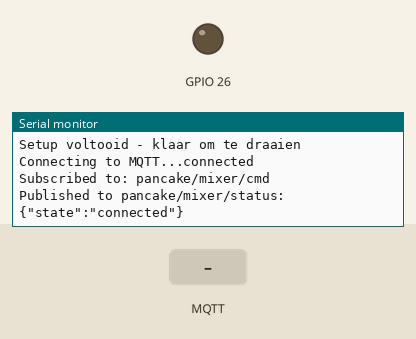
Bench run of a program on a simulated ESP32. Parts: output pins drawn as LEDs (lit = HIGH), the last lines printed to the serial monitor. Inputs (shaded band) come from the test bench. WiFi joins after 1.5 s; servers stay silent unless stated; random numbers use the default seed unless the program sets one; no MQTT or app messages arrive unless stated.

Above: at 4.7 s.
4.8 s: MQTT message "+ deviceName +" arrives on the first subscribed topic
At 5.3 s:
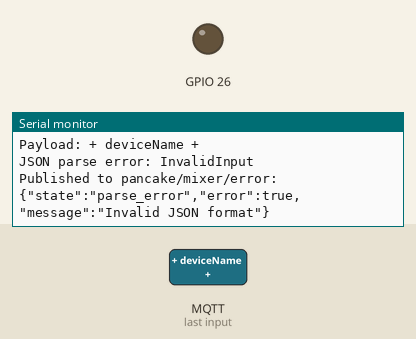
6.3 s: MQTT message "ok" arrives on the first subscribed topic
At 7.5 s:
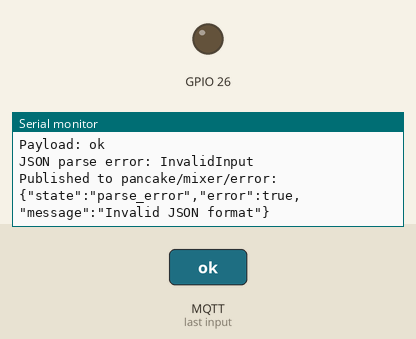
7.8 s: MQTT message "start" arrives on the first subscribed topic
At 8.6 s:
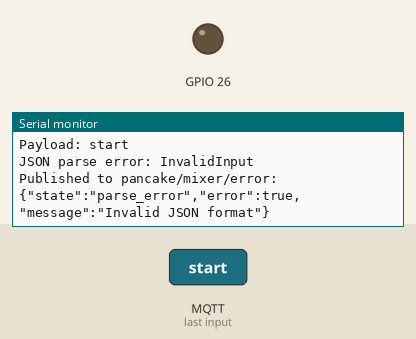

The program:

main.cpp
```cpp
#include <WiFi.h>
#include <PubSubClient.h>
#include <ArduinoJson.h>
#include "MQTTManager.h"
#include "DeviceFunction.h"
#include "config.h"

DeviceFunction mixer("Mixer", 26, 5);

MQTTManager mqttManager(
    MQTT_SERVER, MQTT_PORT,
    WIFI_SSID, WIFI_PASSWORD,
    mixer
);

void setup() {
    mqttManager.begin();
    Serial.println("Setup voltooid - klaar om te draaien");
}

void loop() {
    mqttManager.loop();

    // delay voor stabiliteit
    delay(10);
}
```

DeviceFunction.cpp
```cpp
#include "DeviceFunction.h"

DeviceFunction::DeviceFunction(String name, int motor,int stateDoneReq) {
    deviceName = name;
    motorPin = motor;
    stateDone = stateDoneReq;
    isRunning = false;

    // Configureer pins
    if (motorPin != -1) {
        pinMode(motorPin, OUTPUT);
        digitalWrite(motorPin, LOW);
    }
}

DeviceFunction::~DeviceFunction() {
    if (motorPin != -1) digitalWrite(motorPin, LOW);
}

// Run Methode voor device
void DeviceFunction::execute() {
    Serial.println("\n=== " + deviceName + " Uitvoeren ===");
    if (motorPin == -1) {
        Serial.println("FOUT: Motor pin niet geconfigureerd!");
        return;
    }

    // Run DC motor
    isRunning = true;
    Serial.println("Motor AAN (pin " + String(motorPin) + ")");
    digitalWrite(motorPin, HIGH);

    delay(2000); // Mix voor opgegeven duur (standaard 2 seconden)

    // Zet uit
    digitalWrite(motorPin, LOW);
    isRunning = false;
    Serial.println(deviceName + " klaar!");
    Serial.println("===================\n");
}

// Getters
String DeviceFunction::getDeviceName() {
    return deviceName;
}
int DeviceFunction::getStateDone() {
    return stateDone;
}
```

DeviceFunction.h
```cpp
#ifndef DEVICE_FUNCTION_H
#define DEVICE_FUNCTION_H

#include <Arduino.h>

class DeviceFunction {
private:
    // I/O ports
    int motorPin;
    // custom name device (defined in custructor)
    String deviceName;
    bool isRunning = false;
    int stateDone ;
public:
    DeviceFunction(String name, int motorPin,int stateDoneReq);
    ~DeviceFunction();
    void execute();// with I/O ports

    // getters
    String getDeviceName();
    int getStateDone();
};
#endif
```

MQTTManager.cpp
```cpp
#include "MQTTManager.h"

MQTTManager::MQTTManager(const char* server, int port,
                         const char* wifiSSID, const char* wifiPassword,
                         DeviceFunction& device)
    : mqtt_server(server),
      mqtt_port(port),
      ssid(wifiSSID),
      password(wifiPassword),
      device(&device),
      stateDone(0),
      mixerDone(false),
      currentStatus("idle"),
      lastUpdate(0),
      updateInterval(3000),
      client(espClient) {
}

void MQTTManager::setup_wifi(){
    delay(10);
    Serial.println();
    Serial.print("Verbinden met WiFi: ");
    Serial.println(ssid);

    WiFi.begin(ssid, password);

    while (WiFi.status() != WL_CONNECTED) {
        delay(500);
        Serial.print(".");
    }

    Serial.println("");
    Serial.println("WiFi verbonden");
    Serial.print("IP adres: ");
    Serial.println(WiFi.localIP());
}

void MQTTManager::reconnect() {
    // Loop until we're reconnected
    while (!client.connected()) {
        Serial.print("Connecting to MQTT...");
        // Create client ID based on device name
        clientId = device->getDeviceName();
        clientId += String(random(0xffff), HEX);

        if (client.connect(clientId.c_str())) {
            Serial.println("connected");

            // Subscribe to command topic
            if (client.subscribe(MQTT_CMD_TOPIC)) {
                Serial.println("Subscribed to: " + String(MQTT_CMD_TOPIC));
            } else {
                Serial.println("Subscription failed!");
            }

            // Publish initial connected state
            publishJSON(MQTT_STATUS_TOPIC, "connected");
        } else {
            Serial.print("failed, rc=");
            Serial.print(client.state());
            Serial.println(" try again in 5 seconds");
            delay(5000);
        }
    }
}

void MQTTManager::publishJSON(const char* topic, const char* state, const char* message, bool isError) {
    StaticJsonDocument<256> doc;
    char payload[256];

    if (isError) {
        // Error format: {"state":"state_value","error":true/false,"message":"detail"}
        doc["state"] = state;
        doc["error"] = (strcmp(state, "ok") != 0);
        if (message != nullptr) {
            doc["message"] = message;
        }
    } else {
        // State format: {"state":"state_value"}
        doc["state"] = state;
        if (message != nullptr) {
            doc["message"] = message;
        }
    }

    size_t len = serializeJson(doc, payload, sizeof(payload));

    if (client.publish(topic, payload, len)) {
        Serial.print("Published to ");
        Serial.print(topic);
        Serial.print(": ");
        Serial.println(payload);
    } else {
        Serial.println("Publish failed!");
    }
}

void MQTTManager::parseCommand(const char* payload, size_t length) {
    StaticJsonDocument<256> doc;
    DeserializationError error = deserializeJson(doc, payload, length);

    if (error) {
        Serial.print("JSON parse error: ");
        Serial.println(error.f_str());
        publishJSON(MQTT_ERROR_TOPIC, "parse_error", "Invalid JSON format", true);
        return;
    }

    // Extract command from JSON
    const char* cmd = doc["cmd"];
    if (cmd == nullptr) {
        Serial.println("No 'cmd' field in JSON");
        publishJSON(MQTT_ERROR_TOPIC, "invalid_cmd", "Missing cmd field", true);
        return;
    }

    Serial.print("Received command: ");
    Serial.println(cmd);

    // Handle different commands
    if (strcmp(cmd, "start") == 0) {
        currentStatus = "starting";
        publishJSON(MQTT_STATE_TOPIC, currentStatus.c_str());
        executeMixer();
    }
    else if (strcmp(cmd, "stop") == 0) {
        currentStatus = "stopped";
        publishJSON(MQTT_STATE_TOPIC, currentStatus.c_str());
    }
    else if (strcmp(cmd, "status") == 0) {
        publishJSON(MQTT_STATE_TOPIC, currentStatus.c_str());
    }
    else {
        Serial.print("Unknown command: ");
        Serial.println(cmd);
        publishJSON(MQTT_ERROR_TOPIC, "unknown_cmd", cmd, true);
    }
}

void MQTTManager::callback(char* topic, byte* payload, unsigned int length) {
    Serial.print("Message arrived [");
    Serial.print(topic);
    Serial.println("]");

    // Convert payload to string for parsing
    char payloadBuffer[256];
    if (length >= sizeof(payloadBuffer)) {
        Serial.println("Payload too large!");
        return;
    }

    memcpy(payloadBuffer, payload, length);
    payloadBuffer[length] = '\0';

    Serial.print("Payload: ");
    Serial.println(payloadBuffer);

    // Check if message is for command topic
    if (String(topic) == MQTT_CMD_TOPIC) {
        parseCommand(payloadBuffer, length);
    }
}

void MQTTManager::executeMixer() {
    Serial.print("Executing mixer: ");
    Serial.println(device->getDeviceName());

    currentStatus = "mixing";
    publishJSON(MQTT_STATE_TOPIC, "mixing");

    // Execute device
    device->execute();

    delay(1000); // Simulate mixing time

    // Publish done state
    currentStatus = "done";
    stateDone = device->getStateDone() + 1;

    publishJSON(MQTT_STATE_TOPIC, "done");
    Serial.println("Mixer execution completed!");
}

void MQTTManager::simulateProcess() {
    // Simple simulation - you can remove this if not needed
    if (millis() - lastUpdate > updateInterval) {
        lastUpdate = millis();
        // Periodically publish current state
        if (currentStatus != "idle" && currentStatus != "done") {
            publishJSON(MQTT_STATE_TOPIC, currentStatus.c_str());
        }
    }
}

void MQTTManager::begin() {
    Serial.begin(115200);
    delay(1000);
    Serial.println("\n=== MQTT Manager Start ===");

    setup_wifi();

    client.setServer(mqtt_server, mqtt_port);

    // Gebruik lambda voor callback om instance methods te kunnen aanroepen
    client.setCallback([this](char* topic, byte* payload, unsigned int length) {
        this->callback(topic, payload, length);
    });

    delay(1000);
}

void MQTTManager::loop() {
    if (!client.connected()) {
        reconnect();
    }
    client.loop();

    simulateProcess();
}
```

MQTTManager.h
```cpp
#ifndef MQTT_MANAGER_H
#define MQTT_MANAGER_H

#include <Arduino.h>
#include <WiFi.h>
#include <PubSubClient.h>
#include <ArduinoJson.h>
#include "DeviceFunction.h"

// MQTT Topic definitions - matching PSOC6 pattern
#define MQTT_CMD_TOPIC                "pancake/mixer/cmd"
#define MQTT_STATE_TOPIC              "pancake/mixer/state"
#define MQTT_ERROR_TOPIC              "pancake/mixer/error"
#define MQTT_STATUS_TOPIC             "pancake/mixer/status"

class MQTTManager {
private:
    // MQTT settings
    const char* mqtt_server;
    const int mqtt_port;

    // WiFi credentials
    const char* ssid;
    const char* password;

    // State variables
    int stateDone;
    bool mixerDone;
    String currentStatus;
    String clientId;

    // Timing
    unsigned long lastUpdate;
    const unsigned long updateInterval;

    // Clients
    WiFiClient espClient;
    PubSubClient client;

    // Device
    DeviceFunction* device;

    // Private methods
    void setup_wifi();
    void callback(char* topic, byte* payload, unsigned int length);
    void publishJSON(const char* topic, const char* state, const char* message = nullptr, bool isError = false);
    void parseCommand(const char* payload, size_t length);
    void executeMixer();

public:
    MQTTManager(const char* server, int port,
                const char* wifiSSID, const char* wifiPassword,
                DeviceFunction& device);
    ~MQTTManager() = default;

    void begin();
    void loop();
    void reconnect();
    void simulateProcess();

    // Getters en setters
    int getStateDone() { return stateDone; };
    void setStateDone(int state) { if(state >= 0 && state <= 10) stateDone = state; };
    String getCurrentStatus() { return currentStatus; };
    bool isMixerDone() { return mixerDone; };
};

#endif
```

config.example.h
```cpp
#ifndef INDUSTRY4_CONFIG_EXAMPLE_H
#define INDUSTRY4_CONFIG_EXAMPLE_H

// Copy this file to config.h and replace the placeholders locally.
// config.h is ignored by Git and must never contain committed credentials.
#define WIFI_SSID "your-wifi-ssid"
#define WIFI_PASSWORD "your-wifi-password"

#define MQTT_SERVER "192.168.1.240"
#define MQTT_PORT 1883

#endif
```

Measured:
- after the input at 4.8 s, the serial monitor: prints a new line at once (image 1)
- after the input at 6.3 s, the serial monitor: prints a new line at once (image 2)
- after the input at 7.8 s, the serial monitor: prints a new line at once (image 3)
